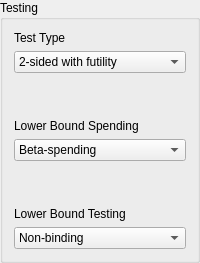
                     <widget class="QGroupBox" name="tdTestingBox">
                      <property name="title">
                       <string>Testing</string>
                      </property>
                      <layout class="QGridLayout" name="gridLayout_62">
                       <item row="0" column="0">
                        <layout class="QGridLayout" name="gridLayout_33">
                         <item row="0" column="0">
                          <layout class="QVBoxLayout" name="verticalLayout">
                           <item>
                            <widget class="QLabel" name="sflTestLabel">
                             <property name="text">
                              <string>Test Type</string>
                             </property>
                            </widget>
                           </item>
                           <item>
                            <widget class="QComboBox" name="sflTestCombo">
                             <property name="whatsThis">
                              <string/>
                             </property>
                             <property name="layoutDirection">
                              <enum>Qt::LeftToRight</enum>
                             </property>
                             <property name="currentIndex">
                              <number>2</number>
                             </property>
                             <item>
                              <property name="text">
                               <string>1-sided</string>
                              </property>
                             </item>
                             <item>
                              <property name="text">
                               <string>2-sided symmetric</string>
                              </property>
                             </item>
                             <item>
                              <property name="text">
                               <string>2-sided with futility</string>
                              </property>
                             </item>
                            </widget>
                           </item>
                          </layout>
                         </item>
                         <item row="1" column="0">
                          <spacer name="verticalSpacer_3">
                           <property name="orientation">
                            <enum>Qt::Vertical</enum>
                           </property>
                           <property name="sizeHint" stdset="0">
                            <size>
                             <width>20</width>
                             <height>40</height>
                            </size>
                           </property>
                          </spacer>
                         </item>
                         <item row="2" column="0">
                          <layout class="QVBoxLayout" name="verticalLayout_4">
                           <item>
                            <widget class="QLabel" name="sflLBSLabel">
                             <property name="text">
                              <string>Lower Bound Spending</string>
                             </property>
                            </widget>
                           </item>
                           <item>
                            <widget class="QComboBox" name="sflLBSCombo">
                             <item>
                              <property name="text">
                               <string>Beta-spending</string>
                              </property>
                             </item>
                             <item>
                              <property name="text">
                               <string>H0 spending</string>
                              </property>
                             </item>
                            </widget>
                           </item>
                          </layout>
                         </item>
                         <item row="3" column="0">
                          <spacer name="verticalSpacer_4">
                           <property name="orientation">
                            <enum>Qt::Vertical</enum>
                           </property>
                           <property name="sizeHint" stdset="0">
                            <size>
                             <width>20</width>
                             <height>40</height>
                            </size>
                           </property>
                          </spacer>
                         </item>
                         <item row="4" column="0">
                          <layout class="QVBoxLayout" name="verticalLayout_6">
                           <item>
                            <widget class="QLabel" name="sflLBTLabel">
                             <property name="text">
                              <string>Lower Bound Testing</string>
                             </property>
                            </widget>
                           </item>
                           <item>
                            <widget class="QComboBox" name="sflLBTCombo">
                             <property name="currentIndex">
                              <number>1</number>
                             </property>
                             <item>
                              <property name="text">
                               <string>Binding</string>
                              </property>
                             </item>
                             <item>
                              <property name="text">
                               <string>Non-binding</string>
                              </property>
                             </item>
                            </widget>
                           </item>
                          </layout>
                         </item>
                        </layout>
                       </item>
                      </layout>
                     </widget>
